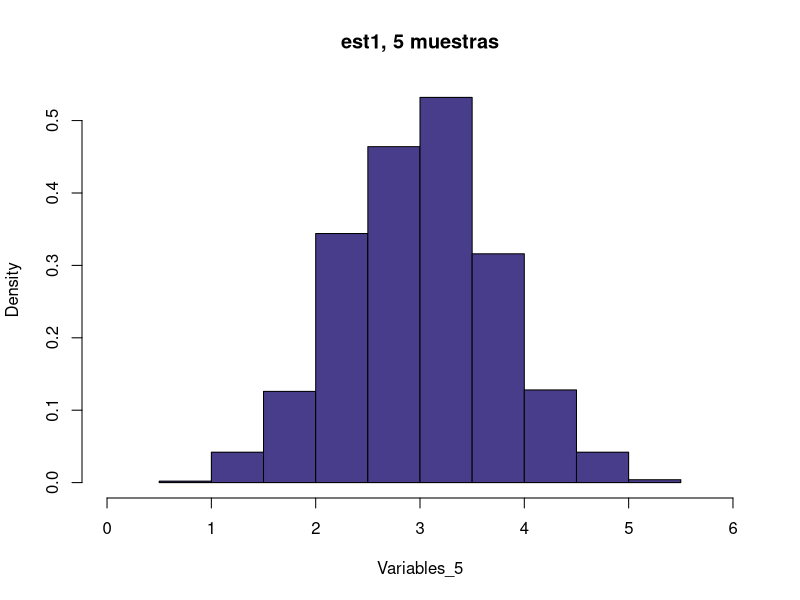
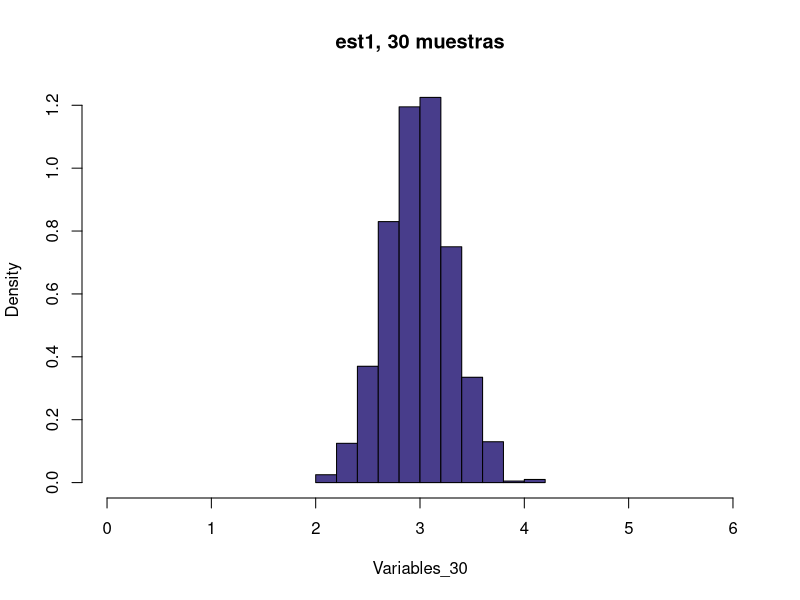
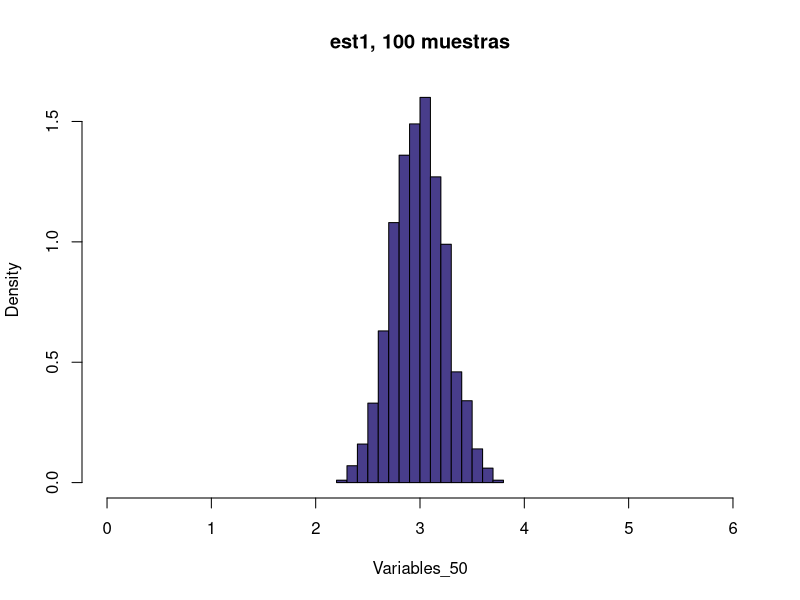
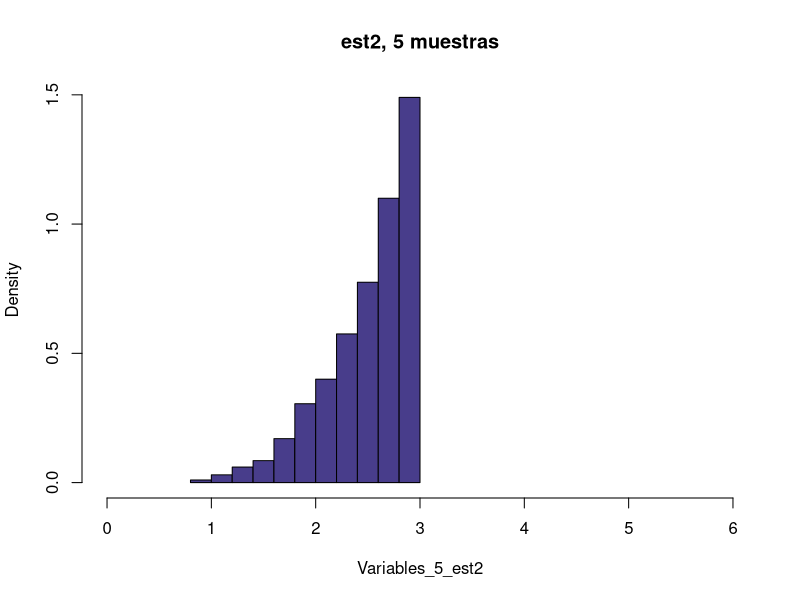
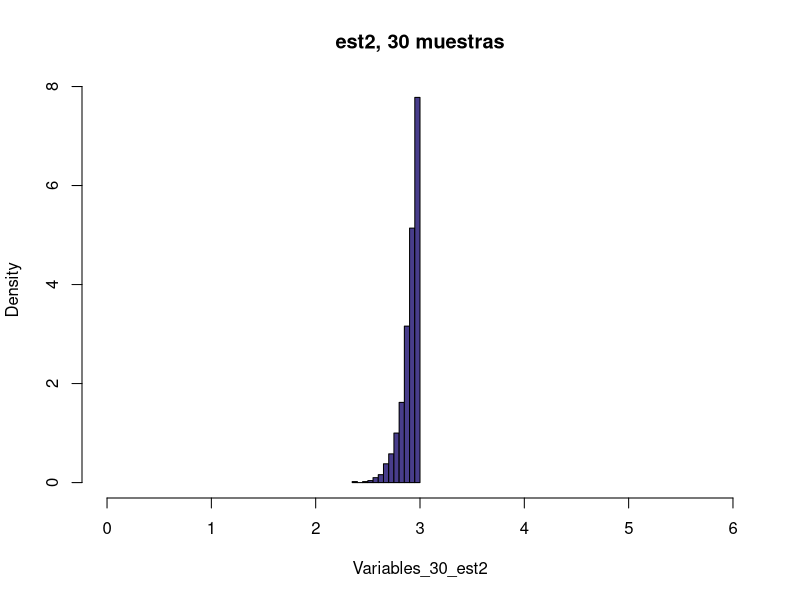
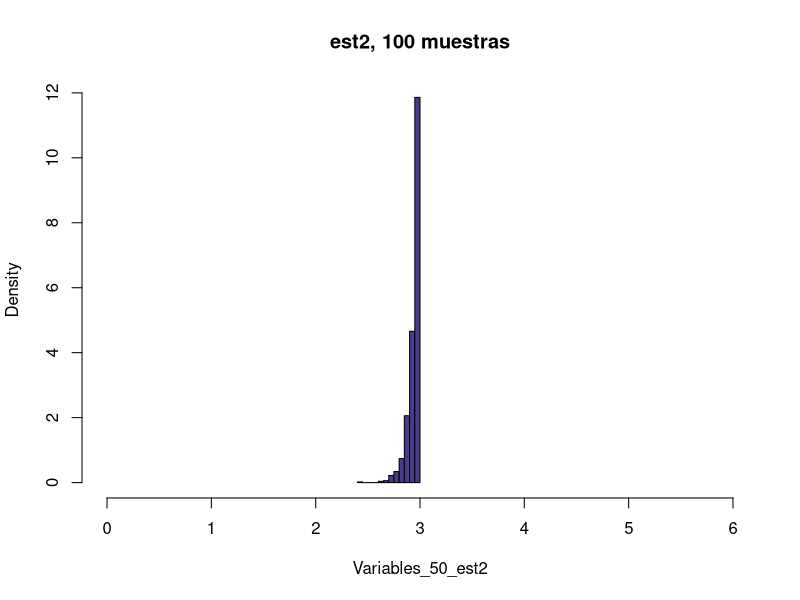
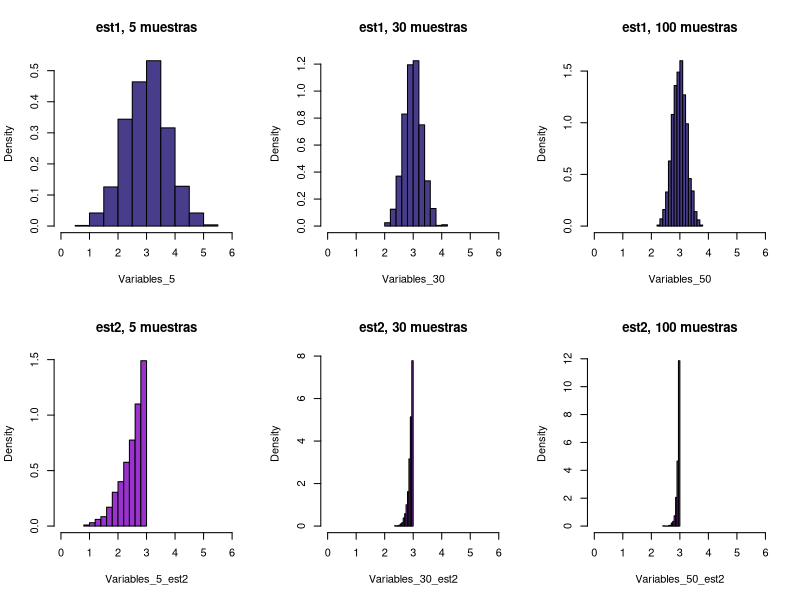

R code for these plots, in order:
## ---- chunk 1
est1 <- function(a) {
  estimador=2*mean(a)
}

est2 <- function(a) {
  estimador2=max(a)
}
## ---- chunk 2
primera_muestra=c(1.17,1.75, 0.28, 2.56, 2.36, 0.36, 1.82, 0.24, 1.17, 1.86)
est1_primera=est1(primera_muestra)
est2_primera=est2(primera_muestra)
est1_primera
est2_primera

segunda_muestra=c(0.66, 0.07, 0.62, 0.65, 1.33, 0.40, 1.17, 1.11, 2.01, 2.98)
est1_segunda=est1(segunda_muestra)
est2_segunda=est2(segunda_muestra)
est1_segunda
est2_segunda

## ---- chunk 3

Variables_5=replicate(1000,est1(runif(5,0,3)))
hist(Variables_5,probability = TRUE, main="est1, 5 muestras",xlim=c(0,6),col="darkslateblue")

Variables_30=replicate(1000,est1(runif(30,0,3)))
hist(Variables_30,probability = TRUE, main="est1, 30 muestras",xlim=c(0,6),col="darkslateblue")

Variables_50=replicate(1000,est1(runif(50,0,3)))
hist(Variables_50,probability = TRUE, main="est1, 100 muestras",xlim=c(0,6),col="darkslateblue")


## ---- chunk 4

Variables_5_est2=replicate(1000,est2(runif(5,0,3)))
hist(Variables_5_est2,probability = TRUE, main="est2, 5 muestras",xlim=c(0,6),col="darkslateblue")

Variables_30_est2=replicate(1000,est2(runif(30,0,3)))
hist(Variables_30_est2,probability = TRUE, main="est2, 30 muestras",xlim=c(0,6),col="darkslateblue")

Variables_50_est2=replicate(1000,est2(runif(50,0,3)))
hist(Variables_50_est2,probability = TRUE, main="est2, 100 muestras",xlim=c(0,6),col="darkslateblue")


## ---- chunk 5

par(mfrow=c(2,3))

hist(Variables_5,probability = TRUE, main="est1, 5 muestras",xlim=c(0,6),col="darkslateblue")

hist(Variables_30,probability = TRUE, main="est1, 30 muestras",xlim=c(0,6),col="darkslateblue")

hist(Variables_50,probability = TRUE, main="est1, 100 muestras",xlim=c(0,6),col="darkslateblue")

############################################################################

hist(Variables_5_est2,probability = TRUE, main="est2, 5 muestras",xlim=c(0,6),col="darkorchid3")

hist(Variables_30_est2,probability = TRUE, main="est2, 30 muestras",xlim=c(0,6),col="darkorchid3")

hist(Variables_50_est2,probability = TRUE, main="est2, 100 muestras",xlim=c(0,6),col="darkorchid3")

